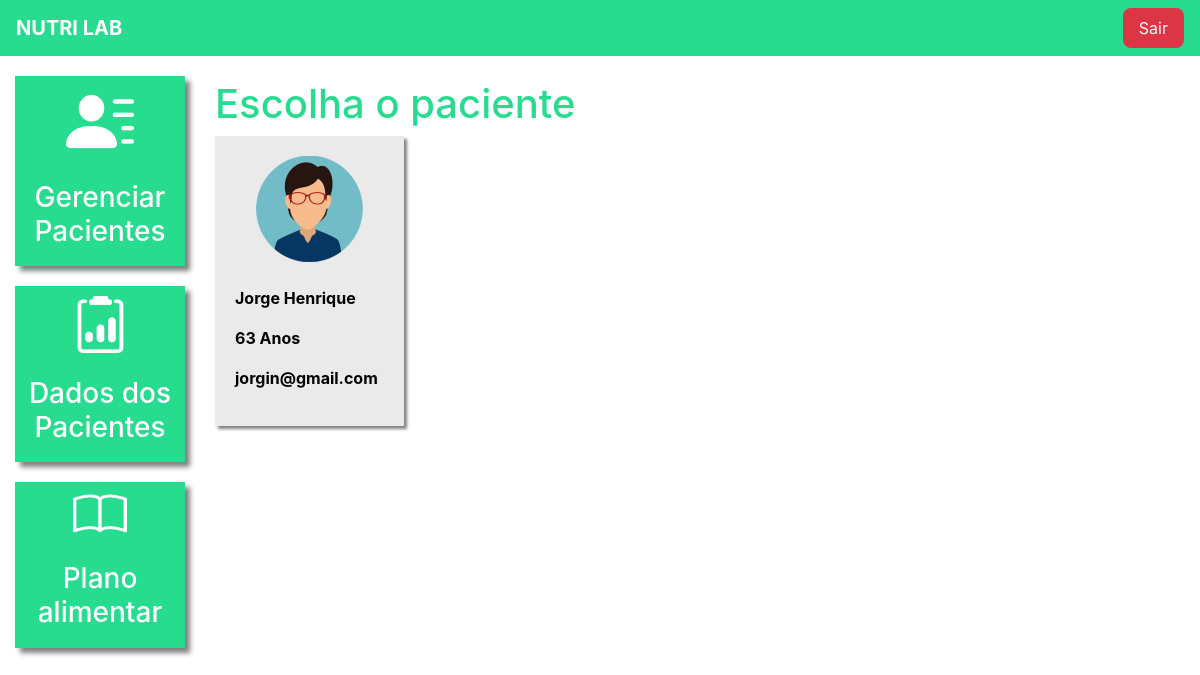
Screenshot of /pacientes_dados_listar/ (signed in) with the database file from the repository.
### core/models.py (models this page shows, shortened)
class Pacientes(models.Model):
    choices_sexo = (('F', 'Feminino'),('M', 'Maculino'))
    nome = models.CharField(max_length=50)
    sexo = models.CharField(max_length=1, choices=choices_sexo)
    idade = models.IntegerField()
    email = models.EmailField()
    telefone = models.CharField(max_length=19)
    nutri = models.ForeignKey(User, on_delete=models.CASCADE)

### core/views.py (the view)
# urls.py: path('pacientes_dados_listar/', pacientes_dados_list, name='dados_paciente_list'),
@login_required(login_url='/auth/login/')
def pacientes_dados_list(request):
    if request.method == "GET":
        pacientes = Pacientes.objects.filter(nutri=request.user)
        return render(request, 'dados_paciente_listar.html', {'pacientes': pacientes})

### core/templates/dados_paciente_listar.html (shortened to what this page needs)
{% extends 'base_plataforma.html' %} {% load static %} {% block plataforma %}
<br />
<h1 class="titulo">Escolha o paciente</h1>
<div class="row">
  {% for paciente in pacientes%}
  <div class="col-md-4">
    <a href="{% url 'paciente_dados' paciente.id %}" class="link-hover">
      <div class="card-paciente">
        <div class="foto-perfil">
          {% if paciente.sexo == "M"%}
          <img src="{% static 'core/img/perfil2.png' %}" />
          {% else %}
          <img src="{% static 'core/img/perfil1.png' %}" />
          {% endif %}
        </div>
        <br />
        <p class="dados">{{paciente.nome}}</p>
        <p class="dados">{{paciente.idade}} Anos</p>
        <p class="dados">{{paciente.email}}</p>
      </div>
    </a>
  </div>
  {% endfor %}
</div>
{% endblock%}

### templates/static/core/css/core.css (style rules this page uses)
.titulo { color: #27DB8F; }
.card-paciente { background-color: #EAEAEA; width: 80%; box-shadow: 3px 3px 3px gray; padding: 20px; color: black; }
.foto-perfil { text-align: center; }
.dados { font-weight: bold; }

### rows the page displays
Pacientes: nome "Jorge Henrique", idade "63", email "jorgin@gmail.com"
